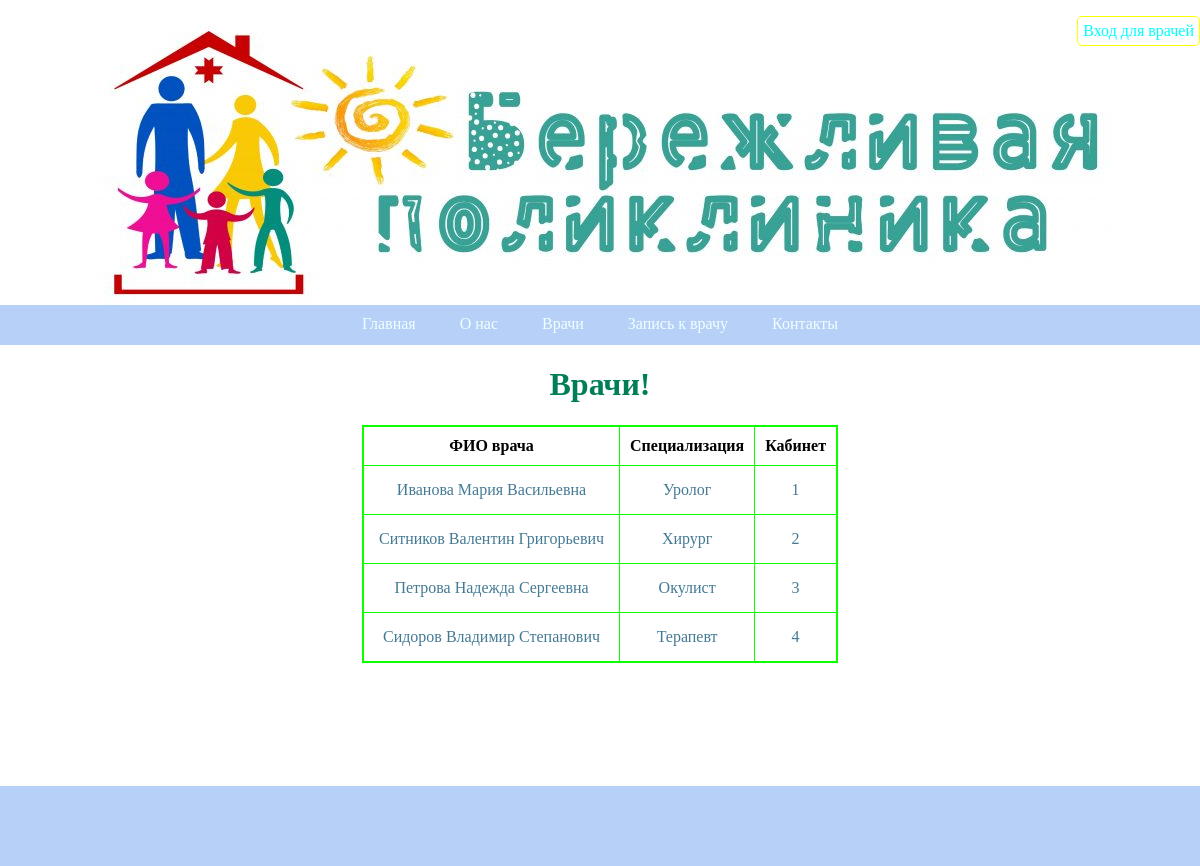
Screenshot of /list_doctor.php with the database file from the repository.
### tables this page shows
CREATE TABLE IF NOT EXISTS `doctor` (
  `ID врача` int(11) NOT NULL AUTO_INCREMENT,
  `ФИО врача` varchar(255) NOT NULL,
  `Кабинет` int(11) NOT NULL,
  `Специализация` varchar(255) NOT NULL,
  PRIMARY KEY (`ID врача`)
);

### list_doctor.php (the view, shortened to what this page needs)
<?php include '/header.php';?>
  <div class="content">
	<h1>Врачи!</h1>
<?php
	$hostname = "localhost";
	$username = "root";
	$password = "";
	$db = mysql_connect ($hostname,$username,$password) or die ("Немогусоздатьсоединение");
	$connect = mysql_query("SELECT * FROM doctor",$db);
	$myrow = mysql_fetch_array($connect);
	echo "<table>";
		echo "<tr><th>ФИО врача</th><th>Специализация</th><th>Кабинет</th></tr>";
		do {
	  	echo "<tr><td>".$myrow['ФИО врача']."</td><td>".$myrow['Специализация']."</td><td>".$myrow['Кабинет']."</td></tr>";
		}
	  while ($myrow = mysql_fetch_array($connect));
	echo "</table>";
?>
	</div>
</header>
<?php include '/footer.php';?>
</body>
</html>

### header.php (shortened to what this page needs)
<!doctype html>
<html>
<head>
<link href="style.css" rel="stylesheet" type="text/css">
</head>
<body>
<header>
	<p><a id="admin_a" href="/admin_doc.php">Вход для врачей</a></p>
	<div class="top_image">
	</div>
	<div class="menu">
		<a href="/">Главная</a>
		<a href="/o_nas.php">О нас</a>
		<a href="/list_doctor.php">Врачи</a>
		<a href="/write.php">Запись к врачу</a>
		<a href="/kontakt.php">Контакты</a>
	</div>

### footer.php
<footer>
</footer>

### style.css (style rules this page uses)
body { margin: 0; }
header { width: 100%; padding: 0; padding-bottom: 20px; }
.top_image { background-image: url(image/fon.jpg); width: 1024px; height: 289px; margin: auto; }
h1 { text-align: center; }
.menu { background: #B6D0F7; text-align: center; height: 20px; padding: 10px; }
.menu a { color: azure; text-decoration: inherit; margin: 20px; }
.content { margin: auto; width: 1000px; min-height: 400px; }
.content h1 { color:#007E58; }
footer { background: #B6D0F7; width: 100%; height: 80px; }
.content table { border: 2px solid #0AFF00; margin: auto; text-align: center; border-collapse: collapse; min-width: 400px; }
.content th { border: 1px solid #0AFF00; padding: 10px; }
.content td { border: 1px solid #0AFF00; padding: 15px; color: #447A94; }
#admin_a { float: right; color: aqua; text-decoration: inherit; border: 1px solid #ffff00; border-radius: 5px; padding: 5px; }

### rows the page displays
doctor: ФИО врача "Иванова Мария Васильевна", Специализация "Уролог", Кабинет "1"
doctor: ФИО врача "Ситников Валентин Григорьевич", Специализация "Хирург", Кабинет "2"
doctor: ФИО врача "Петрова Надежда Сергеевна", Специализация "Окулист", Кабинет "3"
doctor: ФИО врача "Сидоров Владимир Степанович", Специализация "Терапевт", Кабинет "4"
